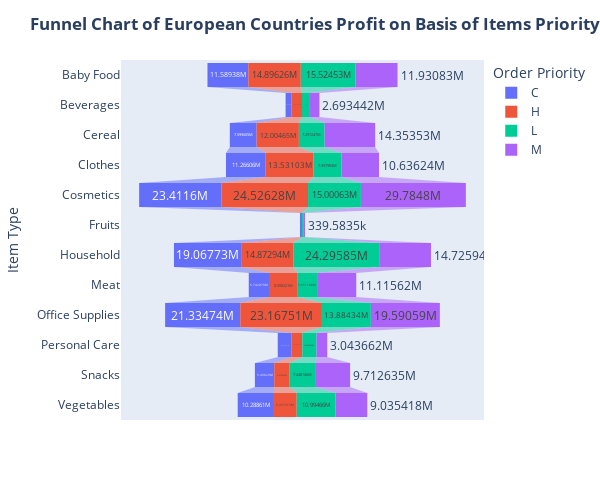

The cell this chart's notebook holds for it:
### Code cell
import pandas as pd
import plotly.express as px

# Load your dataset
data = pd.read_excel("Europe Sales Records.xlsx", engine='openpyxl')

# Group the data by Order Priority and Item Type, and calculate the total profit for each priority and item type combination
order_item_profit = data.groupby(['Order Priority', 'Item Type'])['Total Profit'].sum().reset_index()

# Create the funnel chart using Plotly Express
fig = px.funnel(order_item_profit, x='Total Profit', y='Item Type', color='Order Priority')

# Update layout to increase figure size and make the title bold
fig.update_layout(title='<b>Funnel Chart of European Countries Profit on Basis of Items Priority</b>',
                  xaxis_title=' Profit and Order Priority',
                  yaxis_title='Item Type',
                  width=600,  # specify the width
                  height=500) # specify the height

# Show the plot
fig.show()

### Figure 1 — Plotly figure (JSON) as saved in the notebook; plotly's stock layout.template omitted (floating-point values rounded to 4 significant figures)
{"data": [{"hovertemplate": "Order Priority=C<br>Total Profit=%{x}<br>Item Type=%{y}<extra></extra>", "legendgroup": "C", "marker": {"color": "#636efa"}, "name": "C", "orientation": "h", "showlegend": true, "type": "funnel", "x": [11590000.0, 1627000.0, 7600000.0, 11270000.0, 23410000.0, 281500.0, 19070000.0, 5742000.0, 21334735, 3835000.0, 5490000.0, 10290000.0], "xaxis": "x", "y": ["Baby Food", "Beverages", "Cereal", "Clothes", "Cosmetics", "Fruits", "Household", "Meat", "Office Supplies", "Personal Care", "Snacks", "Vegetables"], "yaxis": "y"}, {"hovertemplate": "Order Priority=H<br>Total Profit=%{x}<br>Item Type=%{y}<extra></extra>", "legendgroup": "H", "marker": {"color": "#EF553B"}, "name": "H", "orientation": "h", "showlegend": true, "type": "funnel", "x": [14900000.0, 3037000.0, 12000000.0, 13530000.0, 24530000.0, 311200.0, 14870000.0, 8000000.0, 23170000.0, 3125000.0, 4376000.0, 6457000.0], "xaxis": "x", "y": ["Baby Food", "Beverages", "Cereal", "Clothes", "Cosmetics", "Fruits", "Household", "Meat", "Office Supplies", "Personal Care", "Snacks", "Vegetables"], "yaxis": "y"}, {"hovertemplate": "Order Priority=L<br>Total Profit=%{x}<br>Item Type=%{y}<extra></extra>", "legendgroup": "L", "marker": {"color": "#00cc96"}, "name": "L", "orientation": "h", "showlegend": true, "type": "funnel", "x": [15524527, 2244000.0, 7297000.0, 7998000.0, 15000000.0, 493600.0, 24300000.0, 5651000.0, 13880000.0, 4043000.0, 7448000.0, 10990000.0], "xaxis": "x", "y": ["Baby Food", "Beverages", "Cereal", "Clothes", "Cosmetics", "Fruits", "Household", "Meat", "Office Supplies", "Personal Care", "Snacks", "Vegetables"], "yaxis": "y"}, {"hovertemplate": "Order Priority=M<br>Total Profit=%{x}<br>Item Type=%{y}<extra></extra>", "legendgroup": "M", "marker": {"color": "#ab63fa"}, "name": "M", "orientation": "h", "showlegend": true, "type": "funnel", "x": [11930000.0, 2693000.0, 14350000.0, 10640000.0, 29780000.0, 339600.0, 14730000.0, 11120000.0, 19590000.0, 3044000.0, 9713000.0, 9035000.0], "xaxis": "x", "y": ["Baby Food", "Beverages", "Cereal", "Clothes", "Cosmetics", "Fruits", "Household", "Meat", "Office Supplies", "Personal Care", "Snacks", "Vegetables"], "yaxis": "y"}], "layout": {"height": 500, "legend": {"title": {"text": "Order Priority"}, "tracegroupgap": 0}, "margin": {"t": 60}, "title": {"text": "<b>Funnel Chart of European Countries Profit on Basis of Items Priority</b>"}, "width": 600, "xaxis": {"anchor": "y", "domain": [0, 1], "title": {"text": " Profit and Order Priority"}}, "yaxis": {"anchor": "x", "domain": [0, 1], "title": {"text": "Item Type"}}}}
